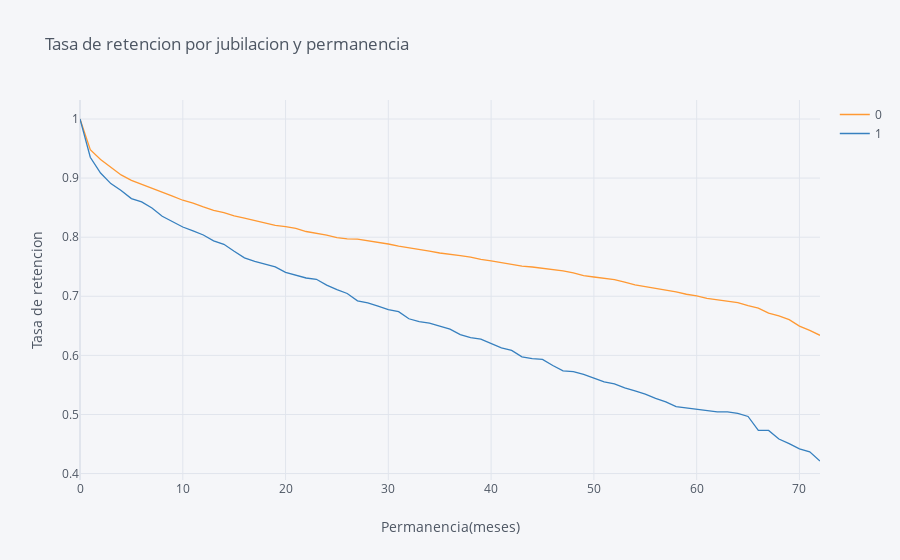

This figure's notebook cell:
### Code cell
rates=survival(data, 'SeniorCitizen', 'tenure', 'ChurnBinary')

rates.iplot(kind='line', xTitle='Permanencia(meses)', yTitle='Tasa de retencion',
            title='Tasa de retencion por jubilacion y permanencia')

### Figure 1 — Plotly figure (JSON) as saved in the notebook; plotly's stock layout.template omitted (floating-point values rounded to 4 significant figures)
{"data": [{"line": {"color": "rgba(255, 153, 51, 1.0)", "dash": "solid", "shape": "linear", "width": 1.3}, "mode": "lines", "name": "0", "text": "", "type": "scatter", "x": [0, 1, 2, 3, 4, 5, 6, 7, 8, 9, 10, 11, 12, 13, 14, 15, 16, 17, 18, 19, 20, 21, 22, 23, 24, 25, 26, 27, 28, 29, 30, 31, 32, 33, 34, 35, 36, 37, 38, 39, 40, 41, 42, 43, 44, 45, 46, 47, 48, 49, 50, 51, 52, 53, 54, 55, 56, 57, 58, 59, 60, 61, 62, 63, 64, 65, 66, 67, 68, 69, 70, 71, 72], "y": [1, 0.948, 0.9316, 0.9183, 0.9054, 0.8962, 0.8898, 0.8821, 0.8769, 0.8695, 0.8625, 0.8576, 0.8512, 0.8453, 0.8414, 0.836, 0.8323, 0.8278, 0.8235, 0.82, 0.8179, 0.8151, 0.8096, 0.8069, 0.8035, 0.7994, 0.7971, 0.7966, 0.7942, 0.7915, 0.7885, 0.7849, 0.7823, 0.7794, 0.7765, 0.7733, 0.7714, 0.769, 0.7662, 0.7623, 0.7601, 0.7571, 0.7534, 0.7509, 0.7495, 0.7477, 0.7459, 0.7429, 0.7398, 0.7351, 0.7326, 0.7309, 0.7284, 0.7239, 0.7193, 0.7164, 0.7135, 0.711, 0.7073, 0.7035, 0.7006, 0.6965, 0.694, 0.6913, 0.6892, 0.684, 0.68, 0.6715, 0.6668, 0.6605, 0.6496, 0.6423, 0.6339]}, {"line": {"color": "rgba(55, 128, 191, 1.0)", "dash": "solid", "shape": "linear", "width": 1.3}, "mode": "lines", "name": "1", "text": "", "type": "scatter", "x": [0, 1, 2, 3, 4, 5, 6, 7, 8, 9, 10, 11, 12, 13, 14, 15, 16, 17, 18, 19, 20, 21, 22, 23, 24, 25, 26, 27, 28, 29, 30, 31, 32, 33, 34, 35, 36, 37, 38, 39, 40, 41, 42, 43, 44, 45, 46, 47, 48, 49, 50, 51, 52, 53, 54, 55, 56, 57, 58, 59, 60, 61, 62, 63, 64, 65, 66, 67, 68, 69, 70, 71, 72], "y": [1, 0.9352, 0.9086, 0.8907, 0.879, 0.8653, 0.8597, 0.8495, 0.8354, 0.8268, 0.8172, 0.8105, 0.8037, 0.7939, 0.788, 0.7761, 0.7651, 0.759, 0.7539, 0.7498, 0.7404, 0.7352, 0.7309, 0.7288, 0.719, 0.7113, 0.7047, 0.6924, 0.689, 0.6833, 0.6775, 0.6739, 0.6619, 0.6571, 0.6546, 0.6495, 0.6444, 0.6353, 0.63, 0.6274, 0.6193, 0.6125, 0.6084, 0.5974, 0.5946, 0.5931, 0.5829, 0.5739, 0.5724, 0.5678, 0.5616, 0.5551, 0.5518, 0.5451, 0.5399, 0.5346, 0.5272, 0.5214, 0.5133, 0.5112, 0.5091, 0.5069, 0.5045, 0.5045, 0.502, 0.4966, 0.473, 0.473, 0.4584, 0.4506, 0.4419, 0.4369, 0.4213]}], "layout": {"legend": {"bgcolor": "#F5F6F9", "font": {"color": "#4D5663"}}, "paper_bgcolor": "#F5F6F9", "plot_bgcolor": "#F5F6F9", "title": {"font": {"color": "#4D5663"}, "text": "Tasa de retencion por jubilacion y permanencia"}, "xaxis": {"gridcolor": "#E1E5ED", "showgrid": true, "tickfont": {"color": "#4D5663"}, "title": {"font": {"color": "#4D5663"}, "text": "Permanencia(meses)"}, "zerolinecolor": "#E1E5ED"}, "yaxis": {"gridcolor": "#E1E5ED", "showgrid": true, "tickfont": {"color": "#4D5663"}, "title": {"font": {"color": "#4D5663"}, "text": "Tasa de retencion"}, "zerolinecolor": "#E1E5ED"}}}
